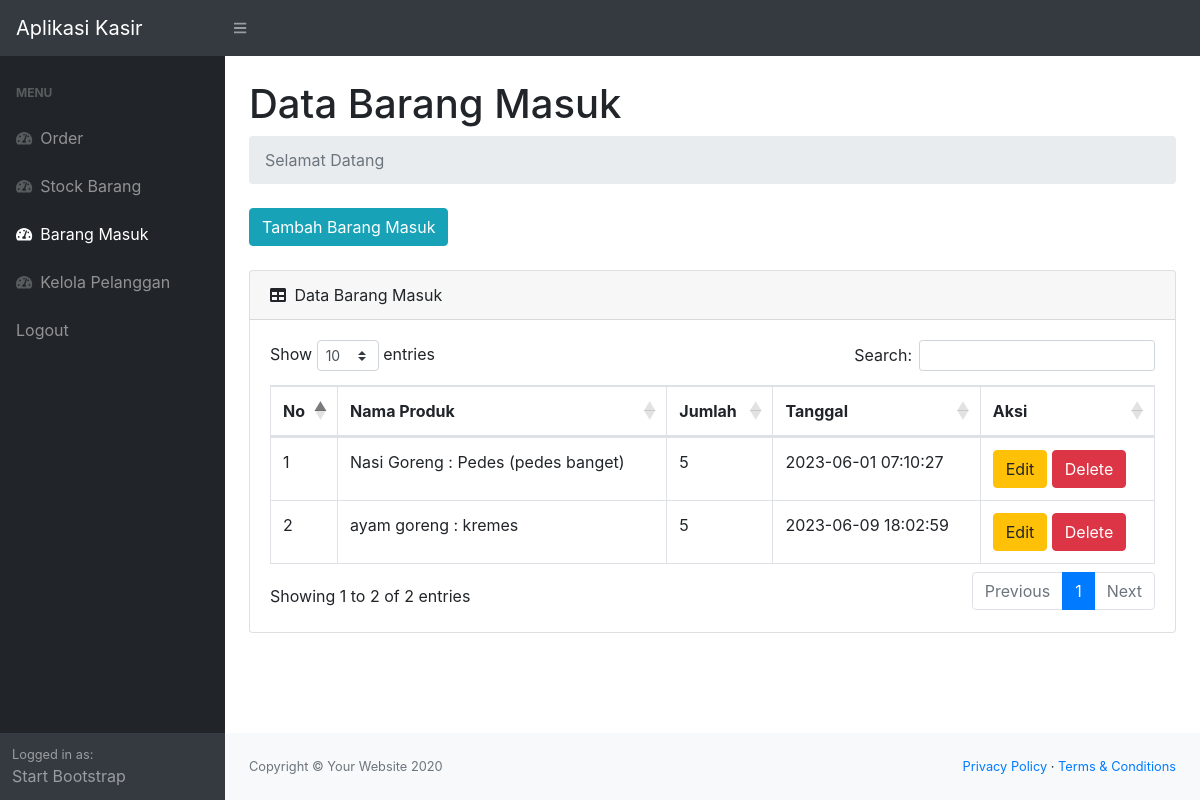
Page /masuk.php (signed in) on the committed database.
### tables this page shows
CREATE TABLE `masuk` (
  `idmasuk` int(11) NOT NULL,
  `idproduk` int(11) NOT NULL,
  `qty` int(11) NOT NULL,
  `tanggalmasuk` timestamp NOT NULL DEFAULT current_timestamp()
);

CREATE TABLE `produk` (
  `idproduk` int(11) NOT NULL,
  `namaproduk` varchar(20) NOT NULL,
  `deskripsi` varchar(30) NOT NULL,
  `harga` int(11) NOT NULL,
  `stock` int(11) NOT NULL
);

### masuk.php (the view, shortened to what this page needs)
<?php
require 'ceklogin.php';
?>
<!DOCTYPE html>
<html lang="en">
    <head>
        <link href="css/styles.css" rel="stylesheet" />
        <link href="https://cdn.datatables.net/1.10.20/css/dataTables.bootstrap4.min.css" rel="stylesheet" />
    </head>
    <body class="sb-nav-fixed">
        <nav class="sb-topnav navbar navbar-expand navbar-dark bg-dark">
            <a class="navbar-brand" href="index.php">Aplikasi Kasir</a>
            <button class="btn btn-link btn-sm order-1 order-lg-0" id="sidebarToggle" href="#"><i class="fas fa-bars"></i></button>
        </nav>
        <div id="layoutSidenav">
            <div id="layoutSidenav_nav">
                <nav class="sb-sidenav accordion sb-sidenav-dark" id="sidenavAccordion">
                    <div class="sb-sidenav-menu">
                        <div class="nav">
                            <div class="sb-sidenav-menu-heading">Menu</div>
                            <a class="nav-link" href="index.php">
                                <div class="sb-nav-link-icon"><i class="fas fa-tachometer-alt"></i></div>
                                Order
                            </a>
                            <a class="nav-link" href="stock.php">
                                <div class="sb-nav-link-icon"><i class="fas fa-tachometer-alt"></i></div>
                                Stock Barang
                            </a>
                            <a class="nav-link" href="masuk.php">
                                <div class="sb-nav-link-icon"><i class="fas fa-tachometer-alt"></i></div>
                                Barang Masuk
                            </a>
                            <a class="nav-link" href="pelanggan.php">
                                <div class="sb-nav-link-icon"><i class="fas fa-tachometer-alt"></i></div>
                                Kelola Pelanggan
                            </a>
                            <a class="nav-link" href="logout.php">
                                Logout
                            </a>
                        </div>
                    </div>
                    <div class="sb-sidenav-footer">
                        <div class="small">Logged in as:</div>
                        Start Bootstrap
                    </div>
                </nav>
            </div>
            <div id="layoutSidenav_content">
                <main>
                    <div class="container-fluid">
                        <h1 class="mt-4">Data Barang Masuk</h1>
                        <ol class="breadcrumb mb-4">
                            <li class="breadcrumb-item active">Selamat Datang</li>
                        </ol>
                        <button type="button" class="btn btn-info mb-4" data-toggle="modal" data-target="#myModal">
                            Tambah Barang Masuk
                        </button>
                        <div class="card mb-4">
                            <div class="card-header">
                                <i class="fas fa-table mr-1"></i>
                                Data Barang Masuk
                            </div>
                            <div class="card-body">
                                <div class="table-responsive">
                                    <table class="table table-bordered" id="dataTable" width="100%" cellspacing="0">
                                        <thead>
                                            <tr>
                                                <th>No</th>
                                                <th>Nama Produk</th>
                                                <th>Jumlah</th>
                                                <th>Tanggal</th>
                                                <th>Aksi</th>
                                            </tr>
                                        </thead>
                                        <tbody>
                                        <?php
                                        $get = mysqli_query($c,"select * from masuk m, produk p where m.idproduk=p.idproduk");
                                        $i = 1;
                                        while($p=mysqli_fetch_array($get)){
                                        $idmasuk = $p['idmasuk'];
                                        $namaproduk = $p['namaproduk'];
                                        $deskripsi = $p['deskripsi'];
                                        $qty = $p['qty'];
                                        $tanggal = $p['tanggalmasuk'];
                                        ?>
                                            <tr>
                                                <td><?=$i++;?></td>
                                                <td><?=$namaproduk;?> : <?=$deskripsi;?></td>
                                                <td><?=$qty;?></td>
                                                <td><?=$tanggal;?></td>
                                                <td>
                                                    <button type="button" class="btn btn-warning" data-toggle="modal" data-target="#edit<?=$idmasuk;?>">
                                                        Edit
                                                    </button>
                                                    <button type="button" class="btn btn-danger" data-toggle="modal" data-target="#delete<?=$idmasuk;?>">
                                                        Delete
                                                    </button>
                                                </td>
                                            </tr>
                                    <?php
                                    };
                                    ?>
                                        </tbody>
                                    </table>
                                </div>
                            </div>
                        </div>
                    </div>
                </main>
                <footer class="py-4 bg-light mt-auto">
                    <div class="container-fluid">
                        <div class="d-flex align-items-center justify-content-between small">
                            <div class="text-muted">Copyright &copy; Your Website 2020</div>
                            <div>
                                <a href="#">Privacy Policy</a>
                                &middot;
                                <a href="#">Terms &amp; Conditions</a>
                            </div>
                        </div>
                    </div>
                </footer>
            </div>
        </div>
    </body>
</html>

### rows in the picture
masuk: idproduk.namaproduk "Nasi Goreng", idproduk.deskripsi "Pedes (pedes banget)", qty "5", tanggalmasuk "2023-06-01 07:10:27"
masuk: idproduk.namaproduk "ayam goreng", idproduk.deskripsi "kremes", qty "5", tanggalmasuk "2023-06-09 18:02:59"
